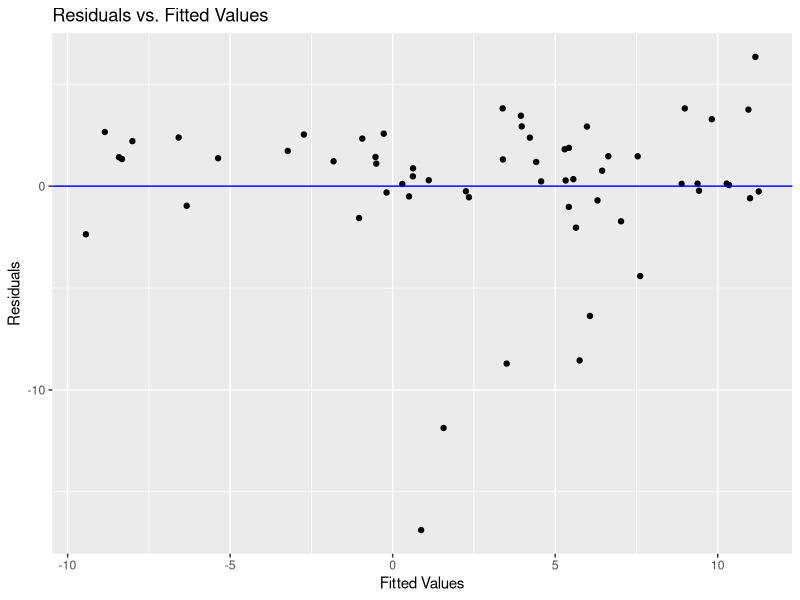
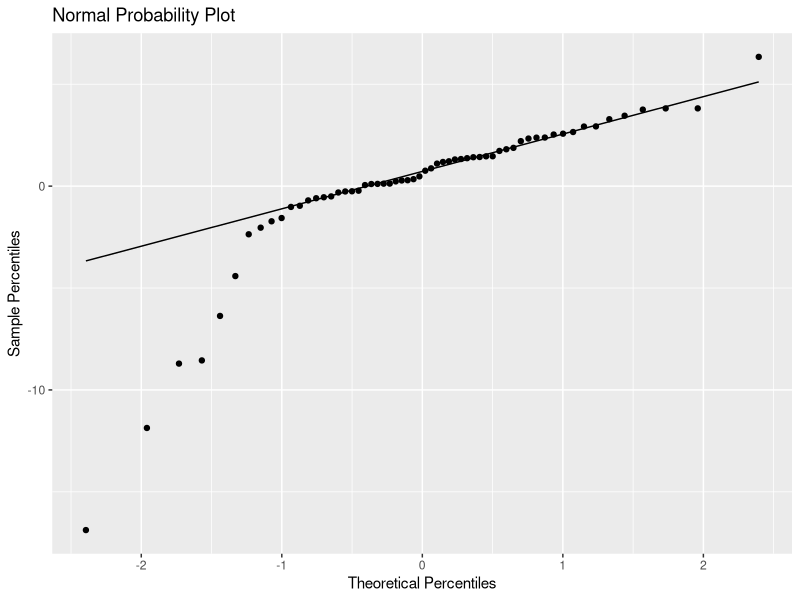
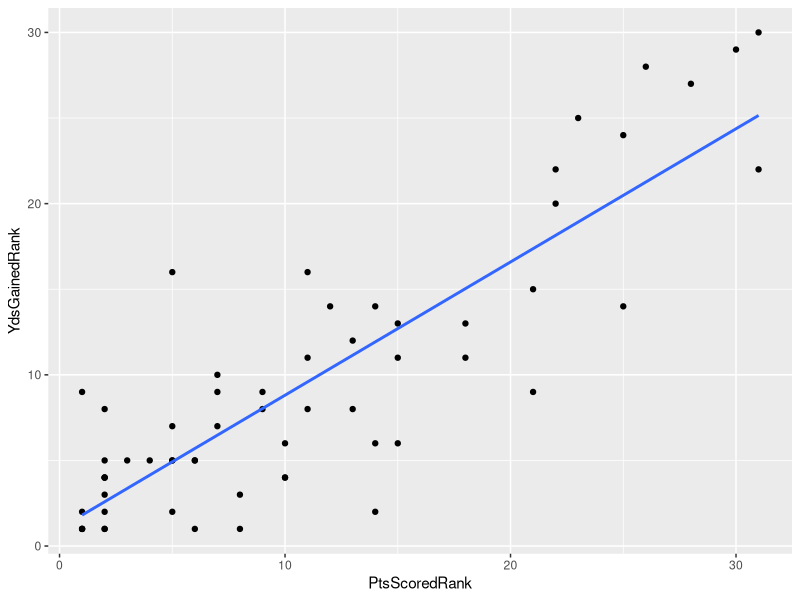
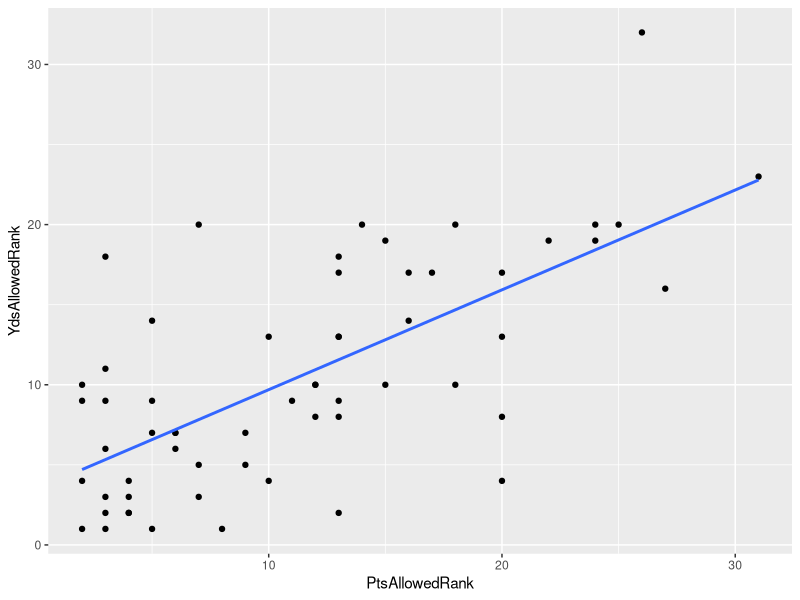

Source code (R) for these figures, in order:
library(tidyverse)
library(ggplot2)
library(car)
library(psych)
library(leaps)

# load data
data <- read.csv('./dallas_cowboys_season_data.csv')
mydata <- data[c("MoV", "PtsScoredRank", "PtsAllowedRank", "YdsGainedRank", "YdsAllowedRank")]

# center the predictors
mydata <- mydata %>%
          mutate(PtsScoredRank.c = PtsScoredRank - mean(PtsScoredRank),
                 PtsAllowedRank.c = PtsAllowedRank - mean(PtsAllowedRank),
                 YdsGainedRank.c = YdsGainedRank - mean(YdsGainedRank),
                 YdsAllowedRank.c = YdsAllowedRank - mean(YdsAllowedRank))

# fit the regression model with centered predictors
reg <- lm(MoV ~ PtsScoredRank.c + PtsAllowedRank.c + YdsAllowedRank.c + PtsAllowedRank.c * YdsAllowedRank.c, mydata)

summary(reg)


# residuals vs. fitted values
mydata$resids <- residuals(reg)
mydata$predicted <- predict(reg)
ggplot(mydata, aes(x = predicted, y = resids)) +
       geom_point() +
       geom_hline(yintercept = 0, color = "blue") +
       labs(title ="Residuals vs. Fitted Values",
            x = "Fitted Values",
            y = "Residuals")

# normal probability plot
ggplot(mydata, aes(sample = resids)) +
       stat_qq() +
       stat_qq_line() +
       labs(title = "Normal Probability Plot",
            x = "Theoretical Percentiles",
            y = "Sample Percentiles")

# check for multicollinearity
vif(reg)


# create a new observation to predict MoV for ranking first in all 4 categories
rankedFirst <- data.frame(PtsScoredRank.c = 1 - mean(mydata$PtsScoredRank),
                         PtsAllowedRank.c = 1 - mean(mydata$PtsAllowedRank),
                         YdsGainedRank.c = 1 - mean(mydata$YdsGainedRank),
                         YdsAllowedRank.c = 1 - mean(mydata$YdsAllowedRank))

# calculate the corresponding prediction
predict(reg, rankedFirst, interval = "prediction")


# create a new observation to predict mean MoV for ranking last in all 4 categories
rankedLast <- data.frame(PtsScoredRank.c = 32 - mean(mydata$PtsScoredRank),
                      PtsAllowedRank.c = 32 - mean(mydata$PtsAllowedRank),
                      YdsGainedRank.c = 32 - mean(mydata$YdsGainedRank),
                      YdsAllowedRank.c = 32 - mean(mydata$YdsAllowedRank))

# calculate the corresponding prediction
predict(reg, rankedLast, interval = "confidence")

# relationship and correlation between points scored and yards gained
ggplot(mydata, aes(x = PtsScoredRank, y = YdsGainedRank)) +
  geom_point() +
  geom_smooth(method = lm, se = FALSE)

cor(mydata$PtsScoredRank, mydata$YdsGainedRank)

# relationship and correlation between points allowed and yards allowed
ggplot(mydata, aes(x = PtsAllowedRank, y = YdsAllowedRank)) +
  geom_point() +
  geom_smooth(method = lm, se = FALSE)

cor(mydata$PtsAllowedRank, mydata$YdsAllowedRank)
